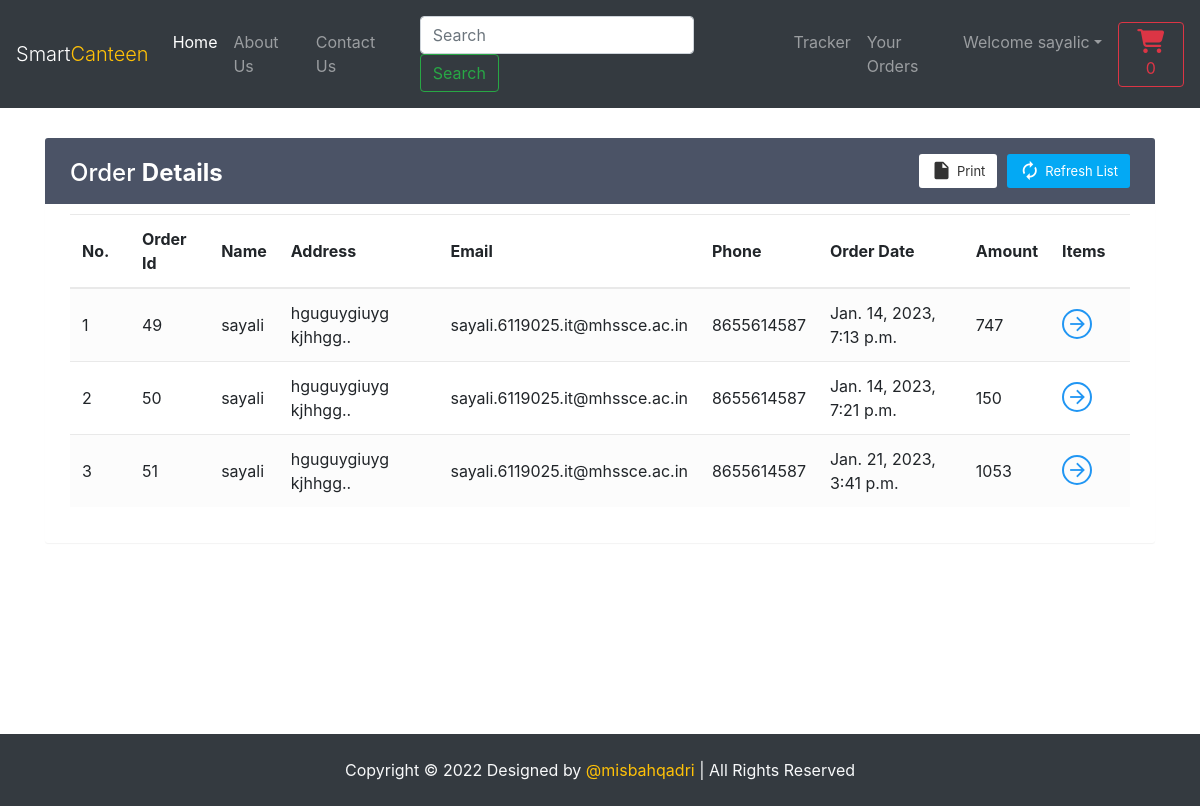
Screenshot of /shop/orderView/ (signed in) with the database file from the repository.
### shop/models.py (models this page shows)
class Orders(models.Model):
    order_id = models.AutoField(primary_key=True)
    items_json = models.CharField(max_length=5000)
    userId = models.IntegerField(default=0)
    amount = models.IntegerField(default=0)
    name = models.CharField(max_length=90)
    email = models.CharField(max_length=111)
    address = models.CharField(max_length=111)
    city = models.CharField(max_length=111)
    state = models.CharField(max_length=111)
    zip_code = models.CharField(max_length=111)
    phone = models.CharField(max_length=111, default="")
    timestamp = models.DateTimeField(default=timezone.now)

### shop/views.py (the view)
# urls.py: path('orderView/', views.orderView, name="orderView"),
def orderView(request):
    if request.user.is_authenticated:
        current_user = request.user
        orderHistory = Orders.objects.filter(userId=current_user.id)
        if len(orderHistory) == 0:
            messages.info(request, "You have not ordered.")
            return render(request, 'shop/orderView.html')
        return render(request, 'shop/orderView.html', {'orderHistory': orderHistory})
    return render(request, 'shop/orderView.html')

### shop/templates/shop/orderView.html (shortened to what this page needs)
{% extends 'shop/basic.html' %}
{% block body %}
{% if user.is_authenticated %}
<div class="container" id="cont">
    <div class="table-wrapper">
        <div class="table-title">
            <div class="row">
                <div class="col-sm-4">
                    <h2>Order <b>Details</b></h2>
                </div>
                <div class="col-sm-8">
                    <a href="" class="btn btn-primary"><i class="material-icons">&#xE863;</i> <span>Refresh List</span></a>
                    <a href="#" onclick="window.print()" class="btn btn-info"><i class="material-icons">&#xE24D;</i> <span>Print</span></a>
                </div>
            </div>
        </div>
        <table class="table table-striped table-hover">
            <thead>
                <tr>
                    <th>No.</th>
                    <th>Order Id</th>
                    <th>Name</th>
                    <th>Address</th>
                    <th>Email</th>
                    <th>Phone</th>
                    <th>Order Date</th>
                    <th>Amount</th>
                    <th>Items</th>
                </tr>
            </thead>
            <tbody>
                {% for i in orderHistory %}
                <tr>
                    <td class="count"></td>
                    <td>{{i.order_id}}</td>
                    <td>{{i.name}}</td>
                    <td data-toggle="tooltip" title="{{i.address}}">{{i.address|slice:"0:25"}}..</td>
                    <td>{{i.email}}</td>
                    <td>{{i.phone}}</td>
                    <td>{{i.timestamp}}</td>
                    <td>{{i.amount}}</td>
                    <td><a href="#" id="click{{i.order_id}}" class="view" title="View Details"><i class="material-icons">&#xE5C8;</i></a></td>
                </tr>
                {% endfor %}
            </tbody>
        </table>
    </div>
</div>
{% else %}
    <div id="cont2">
        <div class="alert alert-info">
            <font style="font-size:22px"><center>You need to <strong><a class="alert-link" data-toggle="modal" data-target="#loginModal">Login</a></strong></center></font>
        </div>
    </div>
{% endif %}
{% endblock %}

### shop/templates/shop/basic.html (shortened to what this page needs)
<!doctype html>
<html lang="en">
  <head>
    <link rel="stylesheet" href="https://stackpath.bootstrapcdn.com/bootstrap/4.2.1/css/bootstrap.min.css">
    <link rel="stylesheet" href="https://stackpath.bootstrapcdn.com/bootstrap/4.3.1/css/bootstrap.min.css">
    <link rel="stylesheet" href="https://use.fontawesome.com/releases/v5.8.2/css/all.css">
    <link rel="stylesheet" href="https://cdnjs.cloudflare.com/ajax/libs/font-awesome/6.2.0/css/all.min.css"
 />
  </head>
  <body>
    <nav class="navbar navbar-expand-lg navbar-dark bg-dark   py-3 " >
      <a class="navbar-brand display-2 " href="/shop">Smart<span class="text-warning">Canteen</span></a>
      <div class="collapse navbar-collapse" id="navbarSupportedContent">
        <ul class="navbar-nav mr-auto">
          <li class="nav-item active">
            <a class="nav-link" href="/shop">Home <span class="sr-only">(current)</span></a>
          </li>
          <li class="nav-item">
            <a class="nav-link" href="/shop/about">About Us</a>
          </li>
          <li class="nav-item">
            <a class="nav-link" href="/shop/contact">Contact Us</a>
          </li>
        </ul>
        <form method="get" action="/shop/search" class="form-inline my-2 my-lg-0 mx-3">
          <input class="form-control mr-sm-2" type="search" name="search" id="search" placeholder="Search" aria-label="Search" required>
          <button class="btn btn-outline-success my-2 my-sm-0" type="submit">Search</button>
        </form>
        {% if user.is_authenticated %}
        <ul class="navbar-nav mr-2">
          <li class="nav-item">
            <a class="nav-link" href="/shop/tracker">Tracker</a>
          </li>
          <li class="nav-item">
            <a class="nav-link" href="/shop/orderView/">Your Orders</a>
          </li>
          <li class="nav-item dropdown">
            <a class="nav-link dropdown-toggle" href='#' id="navbarDropdown" role="button" data-toggle="dropdown"> Welcome {{request.user}}</a>
          </li>
        </ul>
        <button type="button" class="btn btn-outline-danger " id="popcart" data-container="body" data-html="true" data-toggle="popover" title="MyCart" data-placement="bottom" data-content="Bottom popover">
          <i class="fa" style="font-size:24px">&#xf07a;</i>
          <span id="cart">0</span>
        </button>
        {% endif %}
      </div>
    </nav>
    {% block body %} {% endblock %}
    <div class="footer container-fluid bg-dark text-light pt-3 pb-3 ">
        <p class="text-center py-2 mb-0">Copyright © 2022 Designed by <a href="/" target="_blank" class="text-warning" rel="noopener noreferrer">@misbahqadri </a>| All Rights Reserved</p>
    </div>
  </body>
</html>

### rows the page displays
Orders: order_id "49", name "sayali", address "hguguygiuyg kjhhgg", email "sayali.6119025.it@mhssce.ac.in", phone "8655614587", timestamp "Jan. 14, 2023, 7:13 p.m.", amount "747"
Orders: order_id "50", name "sayali", address "hguguygiuyg kjhhgg", email "sayali.6119025.it@mhssce.ac.in", phone "8655614587", timestamp "Jan. 14, 2023, 7:21 p.m.", amount "150"
Orders: order_id "51", name "sayali", address "hguguygiuyg kjhhgg", email "sayali.6119025.it@mhssce.ac.in", phone "8655614587", timestamp "Jan. 21, 2023, 3:41 p.m.", amount "1053"

### other values shown
{{ request.user }} "sayalic"
